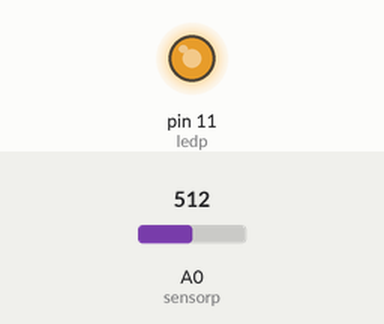
Recording of a sketch running on a simulated Arduino Uno, built with avr-gcc and run on an emulated ATmega328P. Shown: output pins drawn as LEDs (lit = HIGH). The test bench sets the inputs (shaded band); at power-on: A0 (sensorp) = 512.

Above: at 1.2 s.
1.3 s: A0 (sensorp) set to 490
4.3 s: A0 (sensorp) set to 510
Timing chart, 0 to 9.2 s (numbered marks = the images above; inputs shaded):
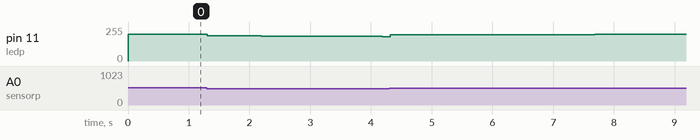

The sketch:

last_ledli_sound_input.ino
```cpp
int sensor = 0, mind = 500, maxd = 510;
int maxl=200, minl=0, cikis=1;
int ledp = 11, sensorp = A0;
int mss=10 ; float  ort=0;

int minler=0 , maxlar=1024, adetmin=10, adetmax=10;

const int partpart=250;
int partmin=0 , partmax=1024,partnumber=0, mutlak=0,maxval=0;
int partval[partpart];

//========================================================================
//========================================================================

void setup() {
  for (int q=0;q<partpart;q++){partval[q]=0;}
  Serial.begin(9600);
  pinMode(sensorp, INPUT);
  pinMode(ledp, OUTPUT);}

//========================================================================
//========================================================================

void setled(int sens){
  mutlak = ort+abs(sens-ort);
  maxval=max(mind,maxd);
  cikis= map(mutlak, ort, maxval, minl, maxl);
  //Serial.print(ort);Serial.print(" - ");Serial.print(cikis);Serial.print(" - ");
  if      (sens>=maxd or sens<=mind )  {cikis=200;}//
  else if (cikis>180 ){cikis=cikis;}
  else if (cikis>150 ){cikis=cikis/3;}
  else {cikis/=4;}
  //Serial.println(cikis);

  analogWrite(ledp,cikis);}

//========================================================================

void setled1(int sens){
  cikis= map(sensor, mind, maxd, minl, maxl);
  if      (sens>=maxd)  {cikis=250;}
  else if (sens<=mind )  {cikis=1;}   //mind+(maxd-mind)/4
  else if (sens<(maxd+mind)/(100/75)){cikis=cikis/4;}

  else                  {cikis=cikis;}
  analogWrite(ledp,cikis);}

//===============================
//===============================

void setminmax(int news){
  partval[partnumber]=news;
  partmin=1024;partmax=0;ort+=(news-ort)/partpart;
  for (int q=0;q<partpart;q++){   //ort+=partval[q];
    if (partval[q]<partmin){partmin=partval[q];}
    if (partval[q]>partmax){partmax=partval[q];}}
  partnumber+=1; if (partnumber>=partpart){partnumber=0;}  //ort/=partpart;

  mind=partmin;maxd=partmax;
  //Serial.print(mind);Serial.print(" - ");Serial.print(maxd);Serial.print(" --- ");
  //Serial.print(partmin);Serial.print(" - ");Serial.print(partmax);Serial.print(" - ");Serial.print(ort);Serial.print(" --- ");Serial.print(news);Serial.print(" --- ");Serial.println(cikis);

}

//========================================================================
//========================================================================

void loop() {

  sensor = analogRead(sensorp);
  //Serial.print(sensor);Serial.print("-");
  setled(sensor);
  //Serial.println(cikis);

  setminmax(sensor);

  //delay(mss);
  //if(cikis>180){delay(10);}
  //else{
  delay(25);
}

//========================================================================
//========================================================================
```

Measured:
- after the input at 1.3 s, pin 11 (ledp): moves from 200/255 to 183/255 over 2.9 s, starting at once
